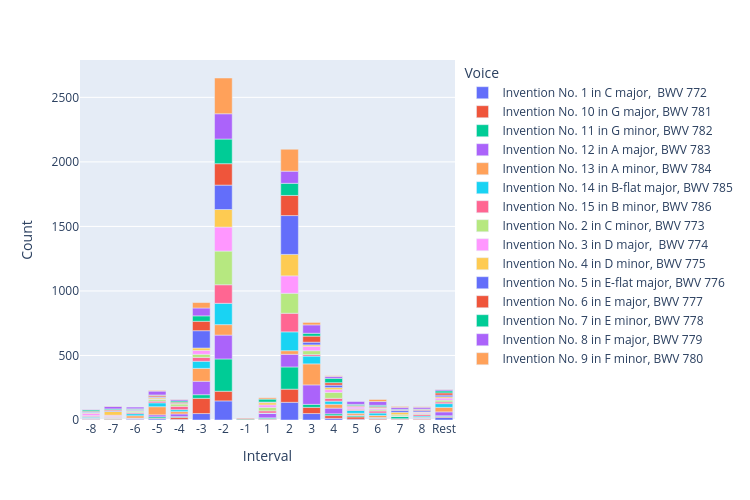

Write notebook code for a chart like this one.
### Code cell
chart_title = "Distribution of Melodic Intervals in Corpus"

#create barchart
fig = px.bar(
    mel_counts,
    x='Interval',
    y='Count',
    color='Title',
    category_orders={'Interval': sorted_intervals}
)
fig.update_layout(xaxis_title="Interval", 
                    yaxis_title="Count",
                    legend_title='Voice',
                       height=500,
                       width=750)

fig.show()

### Figure 1 — Plotly figure (JSON) as saved in the notebook; plotly's stock layout.template omitted (floating-point values rounded to 4 significant figures)
{"data": [{"alignmentgroup": "True", "hovertemplate": "Title=Invention No. 1 in C major,  BWV 772<br>Interval=%{x}<br>Count=%{y}<extra></extra>", "legendgroup": "Invention No. 1 in C major,  BWV 772", "marker": {"color": "#636efa", "pattern": {"shape": ""}}, "name": "Invention No. 1 in C major,  BWV 772", "offsetgroup": "Invention No. 1 in C major,  BWV 772", "orientation": "v", "showlegend": true, "textposition": "auto", "type": "bar", "x": ["-2", "-3", "-4", "-5", "-6", "-7", "-8", "1", "2", "3", "4", "5", "6", "7", "8", "Rest"], "xaxis": "x", "y": [148, 50, 5, 9, 7, 2, 5, 5, 137, 50, 13, 6, 3, 4, 3, 20], "yaxis": "y"}, {"alignmentgroup": "True", "hovertemplate": "Title=Invention No. 10 in G major, BWV 781<br>Interval=%{x}<br>Count=%{y}<extra></extra>", "legendgroup": "Invention No. 10 in G major, BWV 781", "marker": {"color": "#EF553B", "pattern": {"shape": ""}}, "name": "Invention No. 10 in G major, BWV 781", "offsetgroup": "Invention No. 10 in G major, BWV 781", "orientation": "v", "showlegend": true, "textposition": "auto", "type": "bar", "x": ["-2", "-3", "-4", "-5", "-6", "-7", "-8", "1", "2", "3", "4", "5", "6", "7", "8", "Rest"], "xaxis": "x", "y": [75, 118, 16, 5, 2, 5, 3, 5, 102, 48, 21, 18, 8, 6, 6, 7], "yaxis": "y"}, {"alignmentgroup": "True", "hovertemplate": "Title=Invention No. 11 in G minor, BWV 782<br>Interval=%{x}<br>Count=%{y}<extra></extra>", "legendgroup": "Invention No. 11 in G minor, BWV 782", "marker": {"color": "#00cc96", "pattern": {"shape": ""}}, "name": "Invention No. 11 in G minor, BWV 782", "offsetgroup": "Invention No. 11 in G minor, BWV 782", "orientation": "v", "showlegend": true, "textposition": "auto", "type": "bar", "x": ["-1", "-2", "-3", "-4", "-5", "-6", "-7", "-8", "1", "2", "3", "4", "5", "6", "7", "8", "Rest"], "xaxis": "x", "y": [6, 250, 28, 5, 11, 3, 5, 5, 7, 172, 23, 14, 9, 4, 17, 3, 6], "yaxis": "y"}, {"alignmentgroup": "True", "hovertemplate": "Title=Invention No. 12 in A major, BWV 783<br>Interval=%{x}<br>Count=%{y}<extra></extra>", "legendgroup": "Invention No. 12 in A major, BWV 783", "marker": {"color": "#ab63fa", "pattern": {"shape": ""}}, "name": "Invention No. 12 in A major, BWV 783", "offsetgroup": "Invention No. 12 in A major, BWV 783", "orientation": "v", "showlegend": true, "textposition": "auto", "type": "bar", "x": ["-2", "-3", "-4", "-5", "-6", "-8", "1", "2", "3", "4", "5", "6", "8", "Rest"], "xaxis": "x", "y": [185, 104, 21, 15, 3, 2, 34, 98, 151, 44, 4, 4, 4, 30], "yaxis": "y"}, {"alignmentgroup": "True", "hovertemplate": "Title=Invention No. 13 in A minor, BWV 784<br>Interval=%{x}<br>Count=%{y}<extra></extra>", "legendgroup": "Invention No. 13 in A minor, BWV 784", "marker": {"color": "#FFA15A", "pattern": {"shape": ""}}, "name": "Invention No. 13 in A minor, BWV 784", "offsetgroup": "Invention No. 13 in A minor, BWV 784", "orientation": "v", "showlegend": true, "textposition": "auto", "type": "bar", "x": ["-2", "-3", "-4", "-5", "-6", "-7", "-8", "1", "2", "3", "4", "5", "6", "7", "8", "Rest"], "xaxis": "x", "y": [81, 100, 18, 63, 18, 4, 4, 1, 28, 163, 30, 15, 16, 1, 6, 35], "yaxis": "y"}, {"alignmentgroup": "True", "hovertemplate": "Title=Invention No. 14 in B-flat major, BWV 785<br>Interval=%{x}<br>Count=%{y}<extra></extra>", "legendgroup": "Invention No. 14 in B-flat major, BWV 785", "marker": {"color": "#19d3f3", "pattern": {"shape": ""}}, "name": "Invention No. 14 in B-flat major, BWV 785", "offsetgroup": "Invention No. 14 in B-flat major, BWV 785", "orientation": "v", "showlegend": true, "textposition": "auto", "type": "bar", "x": ["-2", "-3", "-4", "-5", "-6", "-7", "-8", "1", "2", "3", "4", "5", "6", "7", "8", "Rest"], "xaxis": "x", "y": [165, 55, 15, 30, 16, 3, 7, 2, 146, 60, 24, 22, 19, 1, 9, 29], "yaxis": "y"}, {"alignmentgroup": "True", "hovertemplate": "Title=Invention No. 15 in B minor, BWV 786<br>Interval=%{x}<br>Count=%{y}<extra></extra>", "legendgroup": "Invention No. 15 in B minor, BWV 786", "marker": {"color": "#FF6692", "pattern": {"shape": ""}}, "name": "Invention No. 15 in B minor, BWV 786", "offsetgroup": "Invention No. 15 in B minor, BWV 786", "orientation": "v", "showlegend": true, "textposition": "auto", "type": "bar", "x": ["-2", "-3", "-4", "-5", "-6", "-7", "-8", "1", "2", "3", "4", "5", "6", "7", "8", "Rest"], "xaxis": "x", "y": [144, 30, 26, 13, 9, 4, 6, 17, 144, 12, 22, 10, 16, 1, 12, 13], "yaxis": "y"}, {"alignmentgroup": "True", "hovertemplate": "Title=Invention No. 2 in C minor, BWV 773<br>Interval=%{x}<br>Count=%{y}<extra></extra>", "legendgroup": "Invention No. 2 in C minor, BWV 773", "marker": {"color": "#B6E880", "pattern": {"shape": ""}}, "name": "Invention No. 2 in C minor, BWV 773", "offsetgroup": "Invention No. 2 in C minor, BWV 773", "orientation": "v", "showlegend": true, "textposition": "auto", "type": "bar", "x": ["-2", "-3", "-4", "-5", "-6", "-7", "-8", "1", "2", "3", "4", "5", "6", "7", "8", "Rest"], "xaxis": "x", "y": [261, 24, 18, 15, 11, 5, 2, 27, 155, 30, 46, 3, 9, 10, 7, 14], "yaxis": "y"}, {"alignmentgroup": "True", "hovertemplate": "Title=Invention No. 3 in D major,  BWV 774<br>Interval=%{x}<br>Count=%{y}<extra></extra>", "legendgroup": "Invention No. 3 in D major,  BWV 774", "marker": {"color": "#FF97FF", "pattern": {"shape": ""}}, "name": "Invention No. 3 in D major,  BWV 774", "offsetgroup": "Invention No. 3 in D major,  BWV 774", "orientation": "v", "showlegend": true, "textposition": "auto", "type": "bar", "x": ["-2", "-3", "-4", "-5", "-7", "-8", "1", "2", "3", "4", "5", "6", "7", "8", "Rest"], "xaxis": "x", "y": [186, 30, 3, 3, 9, 18, 19, 135, 33, 21, 14, 10, 1, 9, 16], "yaxis": "y"}, {"alignmentgroup": "True", "hovertemplate": "Title=Invention No. 4 in D minor, BWV 775<br>Interval=%{x}<br>Count=%{y}<extra></extra>", "legendgroup": "Invention No. 4 in D minor, BWV 775", "marker": {"color": "#FECB52", "pattern": {"shape": ""}}, "name": "Invention No. 4 in D minor, BWV 775", "offsetgroup": "Invention No. 4 in D minor, BWV 775", "orientation": "v", "showlegend": true, "textposition": "auto", "type": "bar", "x": ["-2", "-3", "-5", "-6", "-7", "-8", "1", "2", "3", "4", "5", "6", "7", "8", "Rest"], "xaxis": "x", "y": [136, 19, 10, 3, 29, 5, 17, 166, 12, 16, 3, 5, 19, 4, 10], "yaxis": "y"}, {"alignmentgroup": "True", "hovertemplate": "Title=Invention No. 5 in E-flat major, BWV 776<br>Interval=%{x}<br>Count=%{y}<extra></extra>", "legendgroup": "Invention No. 5 in E-flat major, BWV 776", "marker": {"color": "#636efa", "pattern": {"shape": ""}}, "name": "Invention No. 5 in E-flat major, BWV 776", "offsetgroup": "Invention No. 5 in E-flat major, BWV 776", "orientation": "v", "showlegend": true, "textposition": "auto", "type": "bar", "x": ["-2", "-3", "-4", "-5", "-6", "-7", "-8", "1", "2", "3", "4", "5", "6", "7", "8", "Rest"], "xaxis": "x", "y": [189, 134, 2, 6, 5, 6, 5, 3, 301, 21, 19, 1, 2, 15, 11, 13], "yaxis": "y"}, {"alignmentgroup": "True", "hovertemplate": "Title=Invention No. 6 in E major, BWV 777<br>Interval=%{x}<br>Count=%{y}<extra></extra>", "legendgroup": "Invention No. 6 in E major, BWV 777", "marker": {"color": "#EF553B", "pattern": {"shape": ""}}, "name": "Invention No. 6 in E major, BWV 777", "offsetgroup": "Invention No. 6 in E major, BWV 777", "orientation": "v", "showlegend": true, "textposition": "auto", "type": "bar", "x": ["-1", "-2", "-3", "-4", "-5", "-6", "-7", "-8", "1", "2", "3", "4", "5", "6", "7", "8", "Rest"], "xaxis": "x", "y": [6, 166, 73, 9, 12, 5, 7, 6, 2, 156, 47, 19, 7, 8, 3, 9, 17], "yaxis": "y"}, {"alignmentgroup": "True", "hovertemplate": "Title=Invention No. 7 in E minor, BWV 778<br>Interval=%{x}<br>Count=%{y}<extra></extra>", "legendgroup": "Invention No. 7 in E minor, BWV 778", "marker": {"color": "#00cc96", "pattern": {"shape": ""}}, "name": "Invention No. 7 in E minor, BWV 778", "offsetgroup": "Invention No. 7 in E minor, BWV 778", "orientation": "v", "showlegend": true, "textposition": "auto", "type": "bar", "x": ["-2", "-3", "-4", "-5", "-6", "-7", "-8", "1", "2", "3", "4", "5", "6", "7", "8", "Rest"], "xaxis": "x", "y": [191, 42, 10, 2, 5, 7, 10, 23, 94, 22, 34, 9, 10, 5, 2, 16], "yaxis": "y"}, {"alignmentgroup": "True", "hovertemplate": "Title=Invention No. 8 in F major, BWV 779<br>Interval=%{x}<br>Count=%{y}<extra></extra>", "legendgroup": "Invention No. 8 in F major, BWV 779", "marker": {"color": "#ab63fa", "pattern": {"shape": ""}}, "name": "Invention No. 8 in F major, BWV 779", "offsetgroup": "Invention No. 8 in F major, BWV 779", "orientation": "v", "showlegend": true, "textposition": "auto", "type": "bar", "x": ["-2", "-3", "-4", "-5", "-6", "-7", "-8", "2", "3", "4", "5", "6", "7", "8", "Rest"], "xaxis": "x", "y": [196, 61, 12, 30, 13, 20, 5, 94, 65, 15, 22, 29, 15, 14, 11], "yaxis": "y"}, {"alignmentgroup": "True", "hovertemplate": "Title=Invention No. 9 in F minor, BWV 780<br>Interval=%{x}<br>Count=%{y}<extra></extra>", "legendgroup": "Invention No. 9 in F minor, BWV 780", "marker": {"color": "#FFA15A", "pattern": {"shape": ""}}, "name": "Invention No. 9 in F minor, BWV 780", "offsetgroup": "Invention No. 9 in F minor, BWV 780", "orientation": "v", "showlegend": true, "textposition": "auto", "type": "bar", "x": ["-2", "-3", "-4", "-5", "-7", "-8", "1", "2", "3", "4", "6", "7", "8", "Rest"], "xaxis": "x", "y": [277, 42, 2, 5, 2, 1, 10, 170, 19, 5, 16, 7, 4, 2], "yaxis": "y"}], "layout": {"barmode": "relative", "height": 500, "legend": {"title": {"text": "Voice"}, "tracegroupgap": 0}, "margin": {"t": 60}, "width": 750, "xaxis": {"anchor": "y", "autorange": true, "categoryarray": ["-8", "-7", "-6", "-5", "-4", "-3", "-2", "-1", "1", "2", "3", "4", "5", "6", "7", "8", "Rest"], "categoryorder": "array", "domain": [0, 1], "range": [-0.5, 16.5], "title": {"text": "Interval"}, "type": "category"}, "yaxis": {"anchor": "x", "autorange": true, "domain": [0, 1], "range": [0, 2789.0], "title": {"text": "Count"}, "type": "linear"}}}
